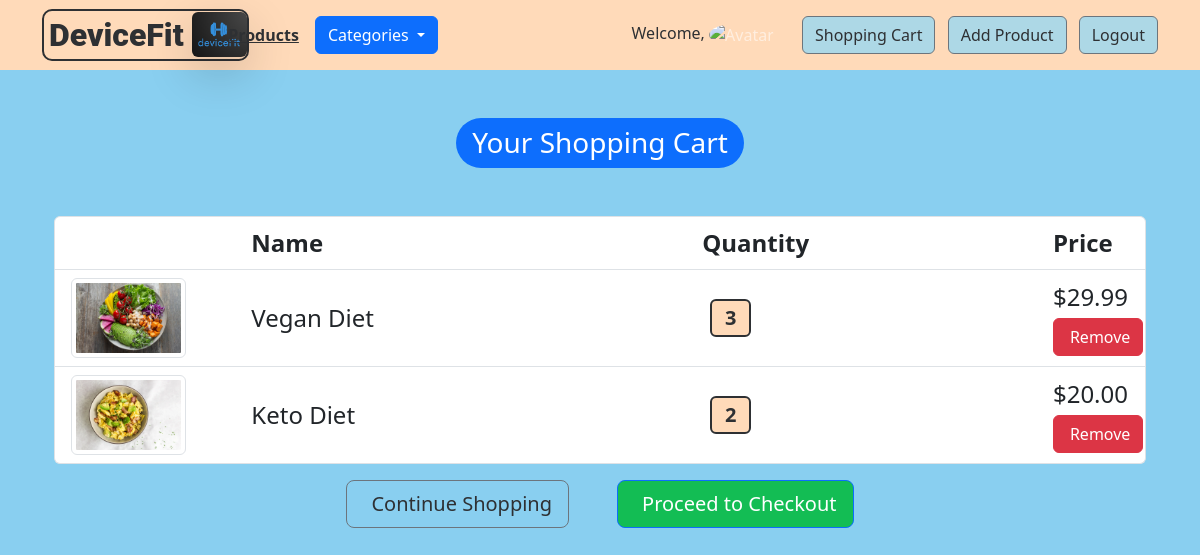
The app's page /cart/ (signed in), older data.
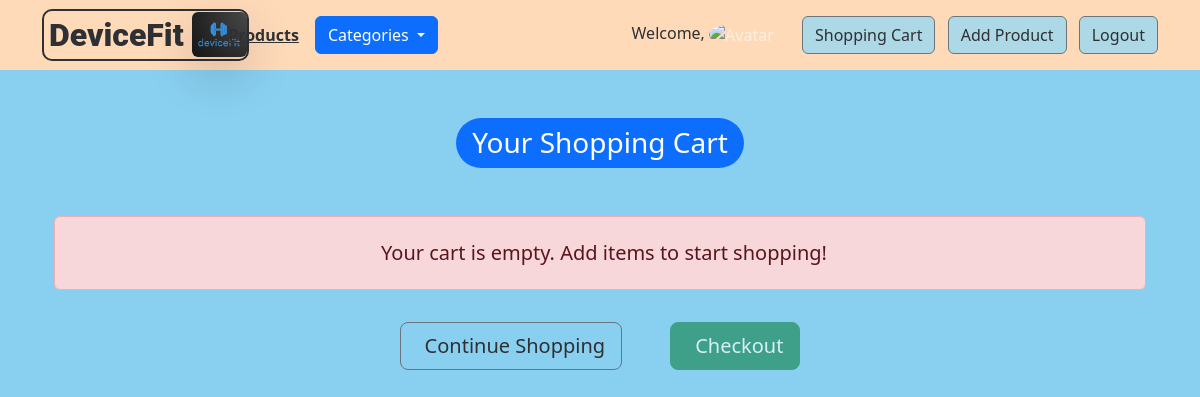
The same page, newer data.
### app/models.py (models this page shows, shortened)
class ProductInCart(models.Model):
    product = models.ForeignKey(to=Product, on_delete=models.CASCADE)
    cart = models.ForeignKey(to=Cart, on_delete=models.CASCADE)
    quantity = models.IntegerField(default=1)
    class Meta:
        verbose_name_plural = "Products in cart"

class Product(models.Model):
    name = models.CharField(max_length=255)
    description = models.TextField()
    price = models.DecimalField(
        max_digits=10, decimal_places=2, validators=[MinValueValidator(0.01)]
    )
    image = models.ImageField(upload_to="products/")
    category = models.ForeignKey(to=Category, on_delete=models.CASCADE)
    user = models.ForeignKey(to=User, on_delete=models.CASCADE)
    created_at = models.DateTimeField(auto_now_add=True)
    updated_at = models.DateTimeField(auto_now=True)
    slug = models.SlugField(unique=True, blank=True, default="")
    class Meta:
        unique_together = ["user", "slug"]

### app/views.py (the view)
# urls.py: path("cart/", views.cart, name="cart"),
def cart(request: HttpRequest) -> HttpResponse:
    cart, cart_items = get_user_cart(request)
    context = {
        "categories": get_categories(),
        "info": get_user_info(request),
        "cart": cart_items,
    }
    return render(request, "cart.html", context)

### app/views.py (called while the page is built)
def get_categories() -> list[models.Category]:
    return list(models.Category.objects.all())

def get_user_info(request: HttpRequest) -> models.UserInformation | None:
    if not request.user.is_authenticated:
        return None
    try:
        return models.UserInformation.objects.get(user=request.user)  # type: ignore
    except models.UserInformation.DoesNotExist:
        return None

def get_user_cart(request: HttpRequest):
    if not request.user.is_authenticated:
        return None, None
    cart, _ = models.Cart.objects.get_or_create(user=request.user)
    cart_items = cart.productincart_set.all()
    return cart, cart_items

### app/templates/cart.html (shortened to what this page needs)
{% extends 'base.html' %} {% block content %}
<div class="container">
    <h3 class="text-center my-5">
        <span class="bg-primary text-white rounded-pill py-2 px-3 d-inline-block mx-auto">
            Your Shopping Cart
        </span>
    </h3>
    <ul class="list-group">
        {% if cart|length == 0 %}
        <h5 class="alert alert-danger text-center py-4 rounded-lg">
            Your cart is empty. Add items to start shopping!
        </h5>
        {% else %}
        <li class="list-group-item" key="{p.id}">
            <div class="row">
                <div class="col-2"></div>
                <div class="col-5 my-auto fs-4 fw-bold">Name</div>
                <div class="col-1 my-auto fs-4 fw-bold">Quantity</div>
                <div class="col-4 g-col-3 d-flex flex-column align-items-end">
                    <div class="col-1 my-auto fs-4 me-5 fw-bold">Price</div>
                </div>
            </div>
        </li>
        {% for product in cart %}
        <li class="list-group-item" key="{p.id}">
            <div class="row">
                <div class="col-2">
                    <img src="{{ product.product.image.url }}" alt="{{ product.product.name }}"
                        class="img-fluid img-thumbnail" style="max-height: 10vh" />
                </div>
                <div class="col-5 my-auto fs-4">{{ product.product.name }}</div>
                <div class="col-1 my-auto">
                    <div class="badge">
                        <span class="badge fs-5 bg-peach bg-darkGray darkGrayBorder">{{ product.quantity }}</span>
                    </div>
                </div>
                <div class="col-4 g-col-3 d-flex flex-column align-items-end">
                    <div class="col-1 my-auto fs-4 me-5">
                        ${{ product.product.price }}
                    </div>
                    <div class="col-1 my-auto fs-4 me-5">
                        <button id="{{ product.product.slug }}" type="button" class="btn btn-danger remove-from-cart">
                             Remove
                        </button>
                    </div>
                </div>
            </div>
        </li>
        {% endfor %} {% endif %}
    </ul>
    <div class="row mt-3">
        <div class="d-flex justify-content-center gap-5">
            <a href="/" class="btn btn-outline-secondary btn-lg bg-darkGray bg-hoverPeach">
                 Continue Shopping
              </a>
            {% if cart|length == 0 %}
            <a href="/checkout" class="btn btn-success btn-lg disabled">
                 Checkout
            </a>
            {% else %}
            <a href="/checkout" class="btn btn-primary btn-lg bg-greenish bg-hoverPeach">
                 Proceed to Checkout
            </a>
            {% endif %}
        </div>
    </div>
</div>
{% endblock %}

Row changes from the older to the newer data that the page shows:
removed ProductInCart: product.image (picture), product.name "Vegan Diet", quantity "3", product.price "29.99"
removed ProductInCart: product.image (picture), product.name "Keto Diet", quantity "2", product.price "20.00"
Text that changed along with them:
text no longer shown: "Name Quantity Price Proceed to Checkout"
text now shown: "Your cart is empty. Add items to start shopping! Checkout"
